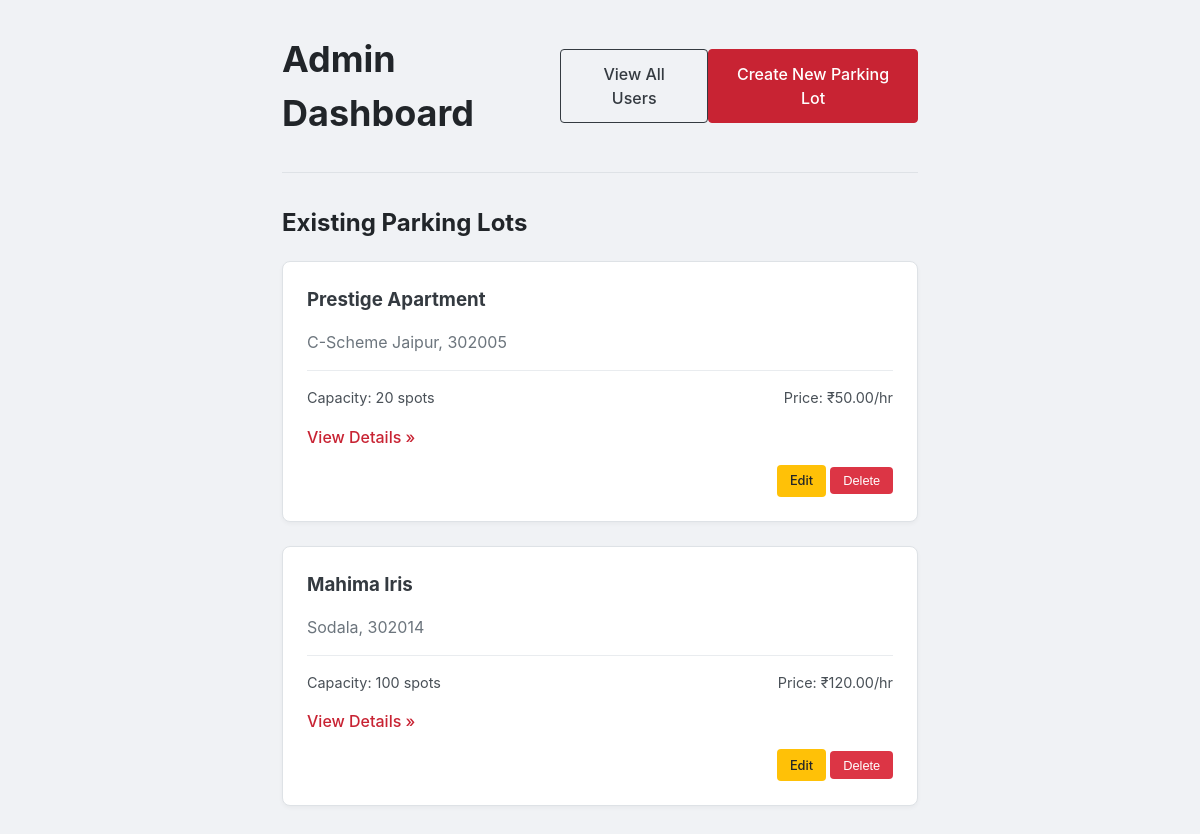
The app's page /admin/dashboard (signed in), older data.
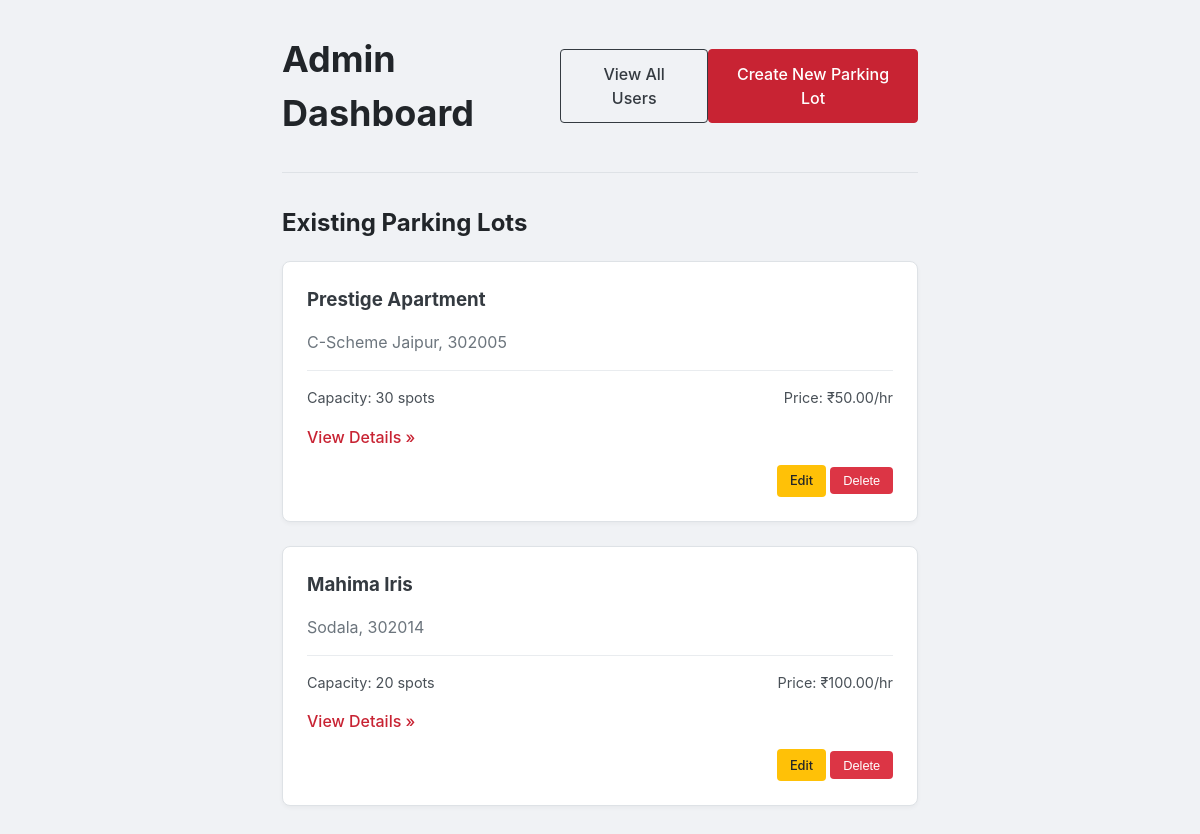
The same page, newer data.
### models/database.py (models this page shows)
class ParkingLot(db.Model):
    __tablename__ = 'parking_lot'
    id = db.Column(db.Integer, primary_key=True)
    name = db.Column(db.String(50), nullable=False)
    address = db.Column(db.String(100), nullable=False)
    pincode = db.Column(db.String(10), nullable=False)
    capacity = db.Column(db.Integer, nullable=False)
    price_per_hour = db.Column(db.Float, nullable=False)
    spots = db.relationship('ParkingSpot', backref='lot', lazy=True, cascade="all, delete-orphan")

### routes/admin_routes.py (the view)
@admin_bp.route('/admin/dashboard')
def admin_dashboard():
    if not session.get('is_admin'):
        flash('You must be an admin to view this page.', 'danger')
        return redirect(url_for('auth.login'))
    lots = ParkingLot.query.all()
    return render_template('admin_dashboard.html', lots=lots)

### templates/admin_dashboard.html
{% extends "layout.html" %}
{% block content %}
<div class="dashboard-container">
    <div class="dashboard-header">
        <h1>Admin Dashboard</h1>
        <a href="{{ url_for('admin.view_users') }}" class="btn btn-outline">View All Users</a>
        <a href="{{ url_for('admin.add_lot_page') }}" class="btn btn-red">Create New Parking Lot</a>
    </div>
    <hr>
    <h2>Existing Parking Lots</h2>
    {% if lots %}
        <div class="lot-list">
            {% for lot in lots %}
                <div class="lot-card">
                    <h3>{{ lot.name }}</h3>
                    <p class="lot-meta">{{ lot.address }}, {{ lot.pincode }}</p>
                    <div class="lot-details">
                        <span>Capacity: {{ lot.capacity }} spots</span>
                        <span>Price: ₹{{ "%.2f"|format(lot.price_per_hour) }}/hr</span>
                    </div>
                    <a href="{{ url_for('admin.lot_details', lot_id=lot.id) }}" class="details-link">View Details &raquo;</a>
                     <div class="lot-actions">
                     <a href="{{ url_for('admin.edit_lot', lot_id=lot.id) }}" class="btn-action btn-edit">Edit</a>
                     <form method="POST" action="{{ url_for('admin.delete_lot', lot_id=lot.id) }}" style="display: inline;" onsubmit="return confirm('Are you sure you want to delete this lot?');">
                     <button type="submit" class="btn-action btn-delete">Delete</button>
        </form>
    </div>
                </div>
            {% endfor %}
        </div>
    {% else %}
        <div class="card-placeholder">
            <p>No parking lots have been created yet. Get started by creating one!</p>
        </div>
    {% endif %}
</div>
{% endblock %}

Row changes from the older to the newer data that the page shows:
changed ParkingLot "Prestige Apartment": capacity "20" → "30"
changed ParkingLot "Mahima Iris": capacity "100" → "20"; price_per_hour "120.00" → "100.00"
